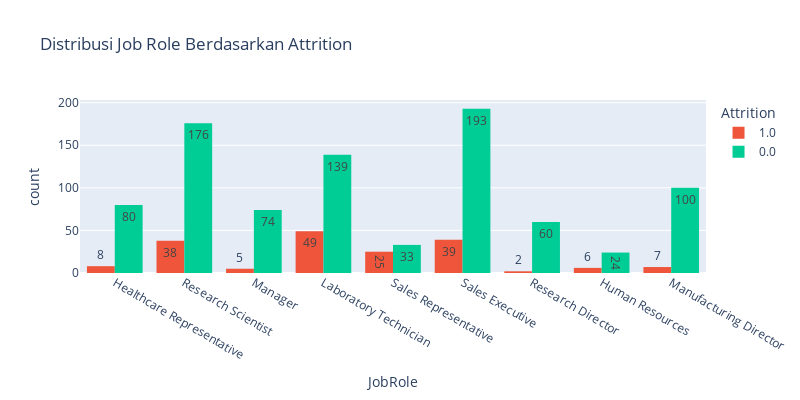

Notebook source saved alongside this figure:
### Markdown cell above
Tidak ada pola yang sangat dominan, namun attrition lebih tinggi terlihat pada bidang Life Sciences dan Medical, yang memang merupakan mayoritas karyawan.

### Code cell
fig = px.histogram(df, x="JobRole", color="Attrition", barmode="group", title="Distribusi Job Role Berdasarkan Attrition", height=400, width=800, text_auto=True)
fig.update_layout(xaxis_title='Job Role', yaxis_title='Jumlah')
fig.show()

### Figure 1 — Plotly figure (JSON) as saved in the notebook; plotly's stock layout.template omitted (floating-point values rounded to 4 significant figures; data arrays with more than 128 entries replaced by an {"elided": "..."} marker saying what was removed)
{"data": [{"alignmentgroup": "True", "bingroup": "x", "hovertemplate": "Attrition=1.0<br>JobRole=%{x}<br>count=%{y}<extra></extra>", "legendgroup": "1.0", "marker": {"color": "#EF553B", "pattern": {"shape": ""}}, "name": "1.0", "offsetgroup": "1.0", "orientation": "v", "showlegend": true, "texttemplate": "%{value}", "type": "histogram", "x": {"elided": "179 str values"}, "xaxis": "x", "yaxis": "y"}, {"alignmentgroup": "True", "bingroup": "x", "hovertemplate": "Attrition=0.0<br>JobRole=%{x}<br>count=%{y}<extra></extra>", "legendgroup": "0.0", "marker": {"color": "#00cc96", "pattern": {"shape": ""}}, "name": "0.0", "offsetgroup": "0.0", "orientation": "v", "showlegend": true, "texttemplate": "%{value}", "type": "histogram", "x": {"elided": "879 str values"}, "xaxis": "x", "yaxis": "y"}], "layout": {"barmode": "group", "height": 400, "legend": {"title": {"text": "Attrition"}, "tracegroupgap": 0}, "title": {"text": "Distribusi Job Role Berdasarkan Attrition"}, "width": 800, "xaxis": {"anchor": "y", "domain": [0, 1], "title": {"text": "JobRole"}}, "yaxis": {"anchor": "x", "domain": [0, 1], "title": {"text": "count"}}}}
